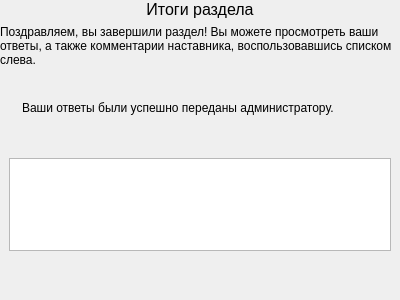
<?xml version="1.0" encoding="UTF-8"?>
<ui version="4.0">
 <class>TotalPage</class>
 <widget class="QWidget" name="TotalPage">
  <property name="geometry">
   <rect>
    <x>0</x>
    <y>0</y>
    <width>400</width>
    <height>300</height>
   </rect>
  </property>
  <property name="windowTitle">
   <string>Form</string>
  </property>
  <layout class="QVBoxLayout" name="verticalLayout">
   <property name="leftMargin">
    <number>0</number>
   </property>
   <property name="topMargin">
    <number>0</number>
   </property>
   <property name="rightMargin">
    <number>0</number>
   </property>
   <property name="bottomMargin">
    <number>0</number>
   </property>
   <item>
    <widget class="QLabel" name="label_6">
     <property name="font">
      <font>
       <pointsize>12</pointsize>
      </font>
     </property>
     <property name="text">
      <string>Итоги раздела</string>
     </property>
     <property name="alignment">
      <set>Qt::AlignCenter</set>
     </property>
    </widget>
   </item>
   <item>
    <widget class="QLabel" name="label">
     <property name="text">
      <string>&lt;html&gt;&lt;head/&gt;&lt;body&gt;&lt;p&gt;Поздравляем, вы завершили раздел! Вы можете просмотреть ваши ответы, а также комментарии наставника, воспользовавшись списком слева.&lt;/p&gt;&lt;/body&gt;&lt;/html&gt;</string>
     </property>
     <property name="wordWrap">
      <bool>true</bool>
     </property>
    </widget>
   </item>
   <item>
    <widget class="QStackedWidget" name="stackedWidget">
     <property name="sizePolicy">
      <sizepolicy hsizetype="Preferred" vsizetype="Maximum">
       <horstretch>0</horstretch>
       <verstretch>0</verstretch>
      </sizepolicy>
     </property>
     <widget class="QWidget" name="successWidget">
      <layout class="QHBoxLayout" name="horizontalLayout">
       <property name="leftMargin">
        <number>0</number>
       </property>
       <property name="topMargin">
        <number>0</number>
       </property>
       <property name="rightMargin">
        <number>0</number>
       </property>
       <property name="bottomMargin">
        <number>0</number>
       </property>
       <item>
        <widget class="QLabel" name="label_3">
         <property name="minimumSize">
          <size>
           <width>16</width>
           <height>16</height>
          </size>
         </property>
         <property name="maximumSize">
          <size>
           <width>16</width>
           <height>16</height>
          </size>
         </property>
         <property name="text">
          <string/>
         </property>
         <property name="pixmap">
          <pixmap resource="resources.qrc">:/icons/ok.png</pixmap>
         </property>
         <property name="scaledContents">
          <bool>true</bool>
         </property>
        </widget>
       </item>
       <item>
        <widget class="QLabel" name="label_2">
         <property name="text">
          <string>Ваши ответы были успешно переданы администратору.</string>
         </property>
         <property name="wordWrap">
          <bool>true</bool>
         </property>
        </widget>
       </item>
      </layout>
     </widget>
     <widget class="QWidget" name="transferErrorWidget">
      <layout class="QHBoxLayout" name="horizontalLayout_2">
       <property name="leftMargin">
        <number>0</number>
       </property>
       <property name="topMargin">
        <number>0</number>
       </property>
       <property name="rightMargin">
        <number>0</number>
       </property>
       <property name="bottomMargin">
        <number>0</number>
       </property>
       <item>
        <widget class="QLabel" name="label_4">
         <property name="minimumSize">
          <size>
           <width>16</width>
           <height>16</height>
          </size>
         </property>
         <property name="maximumSize">
          <size>
           <width>16</width>
           <height>16</height>
          </size>
         </property>
         <property name="text">
          <string/>
         </property>
         <property name="pixmap">
          <pixmap resource="resources.qrc">:/icons/warning.png</pixmap>
         </property>
         <property name="scaledContents">
          <bool>true</bool>
         </property>
        </widget>
       </item>
       <item>
        <widget class="QLabel" name="label_5">
         <property name="text">
          <string>При передаче ответов произошла ошибка. Возможно, отсутствует доступ к сетевому ресурсу. Нажмите на кнопку &quot;Передать&quot;, чтобы повторить передачу. Если ошибка повторяется, свяжитесь с администратором.</string>
         </property>
         <property name="wordWrap">
          <bool>true</bool>
         </property>
        </widget>
       </item>
       <item>
        <widget class="QPushButton" name="transferButton">
         <property name="sizePolicy">
          <sizepolicy hsizetype="Fixed" vsizetype="Fixed">
           <horstretch>0</horstretch>
           <verstretch>0</verstretch>
          </sizepolicy>
         </property>
         <property name="text">
          <string>Передать</string>
         </property>
        </widget>
       </item>
      </layout>
     </widget>
     <widget class="QWidget" name="unknownStateWidget">
      <layout class="QHBoxLayout" name="horizontalLayout_3">
       <property name="leftMargin">
        <number>0</number>
       </property>
       <property name="topMargin">
        <number>0</number>
       </property>
       <property name="rightMargin">
        <number>0</number>
       </property>
       <property name="bottomMargin">
        <number>0</number>
       </property>
       <item>
        <widget class="QLabel" name="label_7">
         <property name="sizePolicy">
          <sizepolicy hsizetype="Preferred" vsizetype="Preferred">
           <horstretch>0</horstretch>
           <verstretch>0</verstretch>
          </sizepolicy>
         </property>
         <property name="text">
          <string>Невозможно передать ответы на сервер, так как не настроен способ передачи.</string>
         </property>
         <property name="wordWrap">
          <bool>true</bool>
         </property>
        </widget>
       </item>
      </layout>
     </widget>
    </widget>
   </item>
   <item>
    <widget class="QWidget" name="totalWidget" native="true">
     <property name="sizePolicy">
      <sizepolicy hsizetype="Expanding" vsizetype="Preferred">
       <horstretch>0</horstretch>
       <verstretch>1</verstretch>
      </sizepolicy>
     </property>
     <layout class="QVBoxLayout" name="totalLayout">
      <item>
       <widget class="QTextBrowser" name="totalBrowser"/>
      </item>
     </layout>
    </widget>
   </item>
   <item>
    <spacer name="verticalSpacer">
     <property name="orientation">
      <enum>Qt::Vertical</enum>
     </property>
     <property name="sizeHint" stdset="0">
      <size>
       <width>20</width>
       <height>40</height>
      </size>
     </property>
    </spacer>
   </item>
  </layout>
 </widget>
 <resources>
  <include location="resources.qrc"/>
 </resources>
 <connections/>
</ui>
